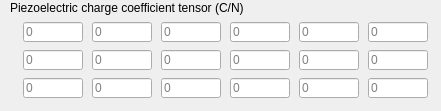
    <widget class="QWidget" name="page_3">
     <widget class="QWidget" name="layoutWidget_4">
      <property name="geometry">
       <rect>
        <x>20</x>
        <y>20</y>
        <width>412</width>
        <height>82</height>
       </rect>
      </property>
      <layout class="QGridLayout" name="gridLayout_6">
       <item row="0" column="0">
        <widget class="QLineEdit" name="dPiezE11">
         <property name="minimumSize">
          <size>
           <width>60</width>
           <height>20</height>
          </size>
         </property>
         <property name="maximumSize">
          <size>
           <width>60</width>
           <height>20</height>
          </size>
         </property>
         <property name="placeholderText">
          <string>0</string>
         </property>
        </widget>
       </item>
       <item row="0" column="1">
        <widget class="QLineEdit" name="dPiezE12">
         <property name="minimumSize">
          <size>
           <width>60</width>
           <height>20</height>
          </size>
         </property>
         <property name="maximumSize">
          <size>
           <width>60</width>
           <height>20</height>
          </size>
         </property>
         <property name="placeholderText">
          <string>0</string>
         </property>
        </widget>
       </item>
       <item row="0" column="2">
        <widget class="QLineEdit" name="dPiezE13">
         <property name="minimumSize">
          <size>
           <width>60</width>
           <height>20</height>
          </size>
         </property>
         <property name="maximumSize">
          <size>
           <width>60</width>
           <height>20</height>
          </size>
         </property>
         <property name="placeholderText">
          <string>0</string>
         </property>
        </widget>
       </item>
       <item row="0" column="3">
        <widget class="QLineEdit" name="dPiezE14">
         <property name="minimumSize">
          <size>
           <width>60</width>
           <height>20</height>
          </size>
         </property>
         <property name="maximumSize">
          <size>
           <width>60</width>
           <height>20</height>
          </size>
         </property>
         <property name="placeholderText">
          <string>0</string>
         </property>
        </widget>
       </item>
       <item row="0" column="4">
        <widget class="QLineEdit" name="dPiezE15">
         <property name="minimumSize">
          <size>
           <width>60</width>
           <height>20</height>
          </size>
         </property>
         <property name="maximumSize">
          <size>
           <width>60</width>
           <height>20</height>
          </size>
         </property>
         <property name="placeholderText">
          <string>0</string>
         </property>
        </widget>
       </item>
       <item row="0" column="5">
        <widget class="QLineEdit" name="dPiezE16">
         <property name="minimumSize">
          <size>
           <width>60</width>
           <height>20</height>
          </size>
         </property>
         <property name="maximumSize">
          <size>
           <width>60</width>
           <height>20</height>
          </size>
         </property>
         <property name="placeholderText">
          <string>0</string>
         </property>
        </widget>
       </item>
       <item row="1" column="0">
        <widget class="QLineEdit" name="dPiezE21">
         <property name="minimumSize">
          <size>
           <width>60</width>
           <height>20</height>
          </size>
         </property>
         <property name="maximumSize">
          <size>
           <width>60</width>
           <height>20</height>
          </size>
         </property>
         <property name="placeholderText">
          <string>0</string>
         </property>
        </widget>
       </item>
       <item row="1" column="1">
        <widget class="QLineEdit" name="dPiezE22">
         <property name="minimumSize">
          <size>
           <width>60</width>
           <height>20</height>
          </size>
         </property>
         <property name="maximumSize">
          <size>
           <width>60</width>
           <height>20</height>
          </size>
         </property>
         <property name="placeholderText">
          <string>0</string>
         </property>
        </widget>
       </item>
       <item row="1" column="2">
        <widget class="QLineEdit" name="dPiezE23">
         <property name="minimumSize">
          <size>
           <width>60</width>
           <height>20</height>
          </size>
         </property>
         <property name="maximumSize">
          <size>
           <width>60</width>
           <height>20</height>
          </size>
         </property>
         <property name="placeholderText">
          <string>0</string>
         </property>
        </widget>
       </item>
       <item row="1" column="3">
        <widget class="QLineEdit" name="dPiezE24">
         <property name="minimumSize">
          <size>
           <width>60</width>
           <height>20</height>
          </size>
         </property>
         <property name="maximumSize">
          <size>
           <width>60</width>
           <height>20</height>
          </size>
         </property>
         <property name="placeholderText">
          <string>0</string>
         </property>
        </widget>
       </item>
       <item row="1" column="4">
        <widget class="QLineEdit" name="dPiezE25">
         <property name="minimumSize">
          <size>
           <width>60</width>
           <height>20</height>
          </size>
         </property>
         <property name="maximumSize">
          <size>
           <width>60</width>
           <height>20</height>
          </size>
         </property>
         <property name="placeholderText">
          <string>0</string>
         </property>
        </widget>
       </item>
       <item row="1" column="5">
        <widget class="QLineEdit" name="dPiezE26">
         <property name="minimumSize">
          <size>
           <width>60</width>
           <height>20</height>
          </size>
         </property>
         <property name="maximumSize">
          <size>
           <width>60</width>
           <height>20</height>
          </size>
         </property>
         <property name="placeholderText">
          <string>0</string>
         </property>
        </widget>
       </item>
       <item row="2" column="0">
        <widget class="QLineEdit" name="dPiezE31">
         <property name="minimumSize">
          <size>
           <width>60</width>
           <height>20</height>
          </size>
         </property>
         <property name="maximumSize">
          <size>
           <width>60</width>
           <height>20</height>
          </size>
         </property>
         <property name="placeholderText">
          <string>0</string>
         </property>
        </widget>
       </item>
       <item row="2" column="1">
        <widget class="QLineEdit" name="dPiezE32">
         <property name="minimumSize">
          <size>
           <width>60</width>
           <height>20</height>
          </size>
         </property>
         <property name="maximumSize">
          <size>
           <width>60</width>
           <height>20</height>
          </size>
         </property>
         <property name="placeholderText">
          <string>0</string>
         </property>
        </widget>
       </item>
       <item row="2" column="2">
        <widget class="QLineEdit" name="dPiezE33">
         <property name="minimumSize">
          <size>
           <width>60</width>
           <height>20</height>
          </size>
         </property>
         <property name="maximumSize">
          <size>
           <width>60</width>
           <height>20</height>
          </size>
         </property>
         <property name="placeholderText">
          <string>0</string>
         </property>
        </widget>
       </item>
       <item row="2" column="3">
        <widget class="QLineEdit" name="dPiezE34">
         <property name="minimumSize">
          <size>
           <width>60</width>
           <height>20</height>
          </size>
         </property>
         <property name="maximumSize">
          <size>
           <width>60</width>
           <height>20</height>
          </size>
         </property>
         <property name="placeholderText">
          <string>0</string>
         </property>
        </widget>
       </item>
       <item row="2" column="4">
        <widget class="QLineEdit" name="dPiezE35">
         <property name="minimumSize">
          <size>
           <width>60</width>
           <height>20</height>
          </size>
         </property>
         <property name="maximumSize">
          <size>
           <width>60</width>
           <height>20</height>
          </size>
         </property>
         <property name="placeholderText">
          <string>0</string>
         </property>
        </widget>
       </item>
       <item row="2" column="5">
        <widget class="QLineEdit" name="dPiezE36">
         <property name="minimumSize">
          <size>
           <width>60</width>
           <height>20</height>
          </size>
         </property>
         <property name="maximumSize">
          <size>
           <width>60</width>
           <height>20</height>
          </size>
         </property>
         <property name="placeholderText">
          <string>0</string>
         </property>
        </widget>
       </item>
      </layout>
     </widget>
     <widget class="QLabel" name="label_20">
      <property name="geometry">
       <rect>
        <x>10</x>
        <y>0</y>
        <width>281</width>
        <height>16</height>
       </rect>
      </property>
      <property name="text">
       <string>Piezoelectric charge coefficient tensor (C/N)</string>
      </property>
     </widget>
    </widget>
